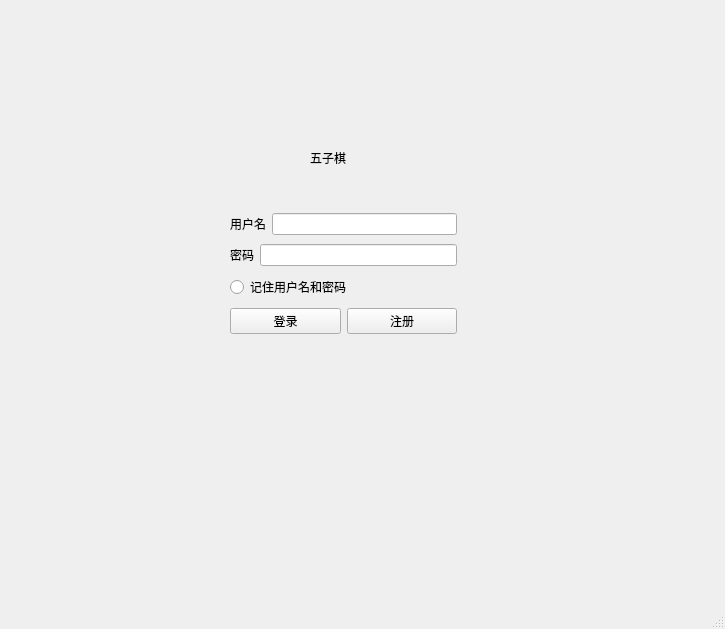
<?xml version="1.0" encoding="UTF-8"?>
<ui version="4.0">
 <class>MainWindow</class>
 <widget class="QMainWindow" name="MainWindow">
  <property name="geometry">
   <rect>
    <x>0</x>
    <y>0</y>
    <width>725</width>
    <height>629</height>
   </rect>
  </property>
  <property name="windowTitle">
   <string>MainWindow</string>
  </property>
  <widget class="QWidget" name="centralwidget">
   <widget class="QLabel" name="label_3">
    <property name="geometry">
     <rect>
         <x>310</x>
         <y>150</y>
         <width>72</width>
         <height>15</height>
     </rect>
    </property>
    <property name="text">
     <string>五子棋</string>
    </property>
   </widget>
   <widget class="QWidget" name="">
    <property name="geometry">
     <rect>
      <x>230</x>
      <y>210</y>
      <width>227</width>
      <height>127</height>
     </rect>
    </property>
    <layout class="QVBoxLayout" name="verticalLayout">
     <item>
      <layout class="QHBoxLayout" name="horizontalLayout">
       <item>
        <widget class="QLabel" name="label">
         <property name="text">
          <string>用户名</string>
         </property>
        </widget>
       </item>
       <item>
        <widget class="QLineEdit" name="lineEdit"/>
       </item>
      </layout>
     </item>
     <item>
      <layout class="QHBoxLayout" name="horizontalLayout_2">
       <item>
        <widget class="QLabel" name="label_2">
         <property name="text">
          <string>密码</string>
         </property>
        </widget>
       </item>
       <item>
        <widget class="QLineEdit" name="lineEdit_2"/>
       </item>
      </layout>
     </item>
     <item>
      <layout class="QHBoxLayout" name="horizontalLayout_4">
       <item>
        <widget class="QRadioButton" name="radioButton">
         <property name="text">
          <string>记住用户名和密码</string>
         </property>
        </widget>
       </item>
       <item>
        <spacer name="horizontalSpacer">
         <property name="orientation">
          <enum>Qt::Horizontal</enum>
         </property>
         <property name="sizeHint" stdset="0">
          <size>
           <width>40</width>
           <height>20</height>
          </size>
         </property>
        </spacer>
       </item>
      </layout>
     </item>
     <item>
      <layout class="QHBoxLayout" name="horizontalLayout_3">
       <item>
        <widget class="QPushButton" name="pushButton">
         <property name="text">
          <string>登录</string>
         </property>
        </widget>
       </item>
       <item>
        <widget class="QPushButton" name="pushButton_2">
         <property name="text">
          <string>注册</string>
         </property>
        </widget>
       </item>
      </layout>
     </item>
    </layout>
   </widget>
  </widget>
  <widget class="QMenuBar" name="menubar">
   <property name="geometry">
    <rect>
     <x>0</x>
     <y>0</y>
     <width>725</width>
     <height>26</height>
    </rect>
   </property>
  </widget>
  <widget class="QStatusBar" name="statusbar"/>
 </widget>
 <resources/>
 <connections/>
</ui>
